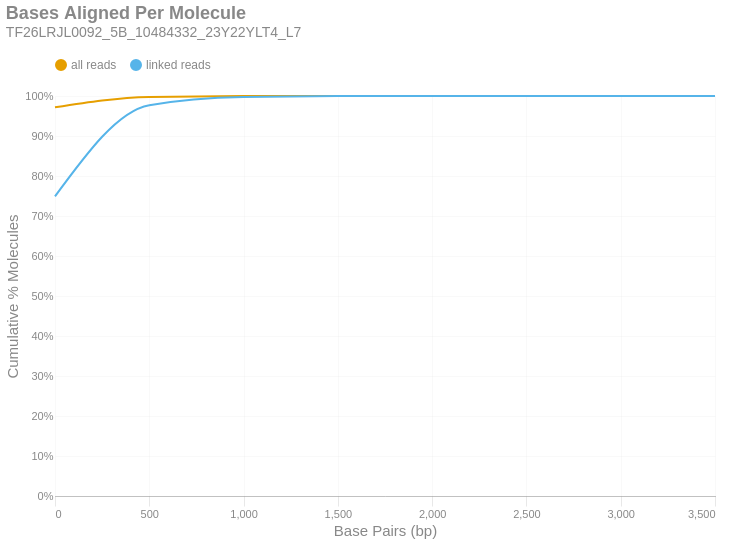

The notebook cell saved with this chart:
### Markdown cell above
### Bases Aligned Per Molecule
This is a cumulative frequency distribution showing the number of base pairs aligned per unique molecule. These data are shown in 500 bp bins. There are two distributions: one with `all reads` (yellow) and another with only `linked reads` (blue). The percent of molecules in the `linked reads` distribution is relative to the total number of linked molecules.

### Code cell
if SKIPLR:
    print_html(f"Skipped")
else:
    binned_df = consolidated_hist(valids['aligned_bp'], mask, 500, True)
    with SafeRender(binned_df):
        (
            density_plot(binned_df, 'Bases Aligned Per Molecule', samplename, 'basesper')
            .encode(
                x=alt.X('bin:Q', title="Base Pairs (bp)").axis(tickMinStep=500).scale(padding=0),
                y=alt.Y('value:Q', title='Cumulative % Molecules')
                    .axis(format='%')
                    .scale(domain = [0,1])
                    .stack(False),
                color=alt.Color("key:N").scale(domain = ["all reads", "linked reads"]),
                tooltip = [
                    alt.Tooltip("key:N", title = "Data Type"),
                    alt.Tooltip("range_label:N", title="Bases Aligned Per Molecule"),
                    alt.Tooltip("value:Q", format = ".2%", title="% Molecules (Cum.)")
                ]
            )
        ).display()

### Figure 1 — Vega-Lite specification as saved in the notebook (floating-point values rounded to 4 significant figures)
{"width": "container", "height": 400, "config": {"title": {"anchor": "start", "dy": -15, "fontSize": 18, "color": "#888888", "subtitleColor": "#888888", "subtitleFontSize": 14}, "arc": {"fill": "#0072B2"}, "axis": {"domainColor": "#888888", "domainWidth": 0.5, "gridWidth": 0.2, "grid": false, "titleFontWeight": 400, "titleFontSize": 15, "labelFontSize": 11, "labelColor": "#888888", "tickColor": "#888888", "tickWidth": 0.2, "titleColor": "#888888"}, "axisBand": {"grid": false}, "axisX": {"grid": true, "tickSize": 10, "domainCap": "round"}, "axisY": {"domain": false, "grid": true, "tickSize": 0, "domainCap": "round"}, "background": "transparent", "header": {"labelFontSize": 15, "labelColor": "#888888", "titleFontSize": 15, "titleFontWeight": 600, "titleColor": "#888888"}, "legend": {"labelFont": "sans-serif", "labelFontSize": 12, "labelColor": "#888888", "symbolSize": 100, "symbolType": "circle", "titleFontSize": 12, "titlePadding": 10, "titleColor": "#888888", "title": null, "orient": "top"}, "range": {"category": ["#E69F00", "#56B4E9", "#009E73", "#F0E442", "#0072B2", "#D55E00", "#CC79A7", "#000000"], "diverging": ["#cfe8f3", "#a2d4ec", "#73bfe2", "#46abdb", "#1696d2", "#12719e"]}, "area": {"fill": "#0072B2", "fillOpacity": 0.7, "line": true, "strokeOpacity": 0.7}, "line": {"color": "#0072B2", "stroke": "#0072B2", "strokeWidth": 2}, "trail": {"color": "#0072B2", "stroke": "#0072B2", "strokeWidth": 0, "size": 1}, "point": {"filled": true, "fillOpacity": 1.0, "size": 95}, "text": {"color": "#888888", "fontSize": 11, "align": "right", "fontWeight": 400, "size": 11}, "bar": {"fill": "#0072B2", "stroke": null}, "view": {"stroke": null, "continuousWidth": 660, "continuousHeight": 400}}, "data": {"name": "data-2ae626d0370c5ca1c9663072ffc26695"}, "mark": {"type": "line", "interpolate": "monotone", "point": {"opacity": 0, "size": 275}}, "encoding": {"color": {"field": "key", "scale": {"domain": ["all reads", "linked reads"]}, "type": "nominal"}, "tooltip": [{"field": "key", "title": "Data Type", "type": "nominal"}, {"field": "range_label", "title": "Bases Aligned Per Molecule", "type": "nominal"}, {"field": "value", "format": ".2%", "title": "% Molecules (Cum.)", "type": "quantitative"}], "x": {"axis": {"tickMinStep": 500}, "field": "bin", "scale": {"padding": 0}, "title": "Base Pairs (bp)", "type": "quantitative"}, "y": {"axis": {"format": "%"}, "field": "value", "scale": {"domain": [0, 1]}, "stack": false, "title": "Cumulative % Molecules", "type": "quantitative"}}, "params": [{"name": "param_c36ac31b6afebe62", "select": {"type": "point", "fields": ["key"]}, "bind": "legend"}], "title": {"text": "Bases Aligned Per Molecule", "subtitle": "TF26LRJL0092_5B_10484332_23Y22YLT4_L7"}, "transform": [{"fold": ["all reads (cumsum)", "linked reads (cumsum)"]}, {"calculate": "replace(datum.key, ' (cumsum)', '')", "as": "key"}, {"filter": {"param": "param_c36ac31b6afebe62"}}], "usermeta": {"embedOptions": {"downloadFileName": "TF26LRJL0092_5B_10484332_23Y22YLT4_L7.basesper"}}, "$schema": "https://vega.github.io/schema/vega-lite/v6.4.1.json", "datasets": {"data-2ae626d0370c5ca1c9663072ffc26695": [{"bin": "0.0", "interval": "0.0-500.0", "all reads": 0.9717, "linked reads": 0.7491, "all reads (cumsum)": 0.9717, "linked reads (cumsum)": 0.7491, "range_label": "0-499"}, {"bin": "500.0", "interval": "500.0-1000.0", "all reads": 0.02595, "linked reads": 0.228, "all reads (cumsum)": 0.9976, "linked reads (cumsum)": 0.9771, "range_label": "500-999"}, {"bin": "1000.0", "interval": "1000.0-1500.0", "all reads": 0.002116, "linked reads": 0.02052, "all reads (cumsum)": 0.9998, "linked reads (cumsum)": 0.9976, "range_label": "1000-1499"}, {"bin": "1500.0", "interval": "1500.0-2000.0", "all reads": 0.0002176, "linked reads": 0.002129, "all reads (cumsum)": 1.0, "linked reads (cumsum)": 0.9997, "range_label": "1500-1999"}, {"bin": "2000.0", "interval": "2000.0-2500.0", "all reads": 2.606e-05, "linked reads": 0.0002559, "all reads (cumsum)": 1.0, "linked reads (cumsum)": 1.0, "range_label": "2000-2499"}, {"bin": "2500.0", "interval": "2500.0-3000.0", "all reads": 3.065e-06, "linked reads": 3.011e-05, "all reads (cumsum)": 1.0, "linked reads (cumsum)": 1.0, "range_label": "2500-2999"}, {"bin": "3000.0", "interval": "3000.0-3500.0", "all reads": 9.196e-07, "linked reads": 9.033e-06, "all reads (cumsum)": 1.0, "linked reads (cumsum)": 1.0, "range_label": "3000-3499"}, {"bin": "3500.0", "interval": "3500.0-4000.0", "all reads": 6.131e-07, "linked reads": 6.022e-06, "all reads (cumsum)": 1.0, "linked reads (cumsum)": 1.0, "range_label": "3500-3999"}]}}
